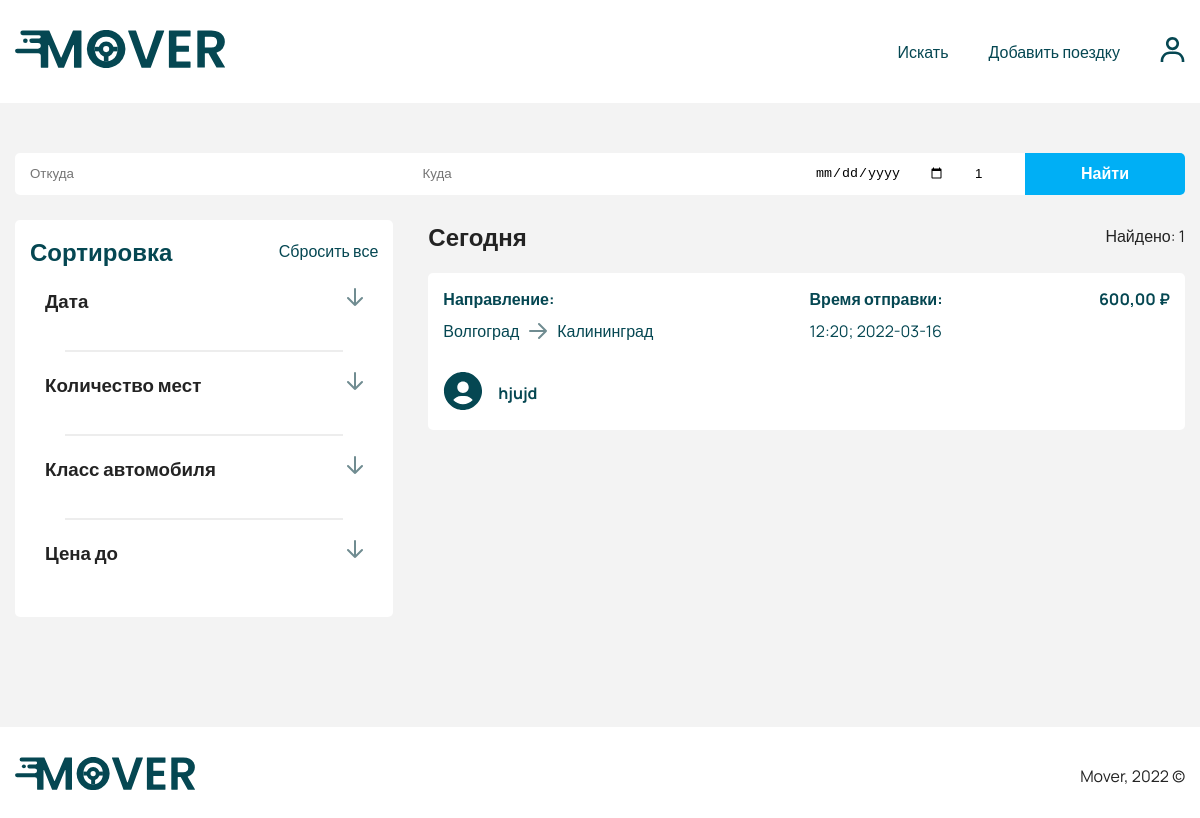
The page /search.php (signed in) on the database its author committed.
### tables this page shows
CREATE TABLE `trip` (
  `id` int(11) NOT NULL,
  `from` varchar(255) DEFAULT NULL,
  `to` varchar(255) DEFAULT NULL,
  `time` varchar(255) DEFAULT NULL,
  `date` varchar(255) DEFAULT NULL,
  `price` int(11) DEFAULT '0',
  `car_seats` int(11) DEFAULT NULL,
  `car_id` int(11) DEFAULT NULL,
  `user_id` int(11) DEFAULT NULL,
  `status_id` int(11) NOT NULL DEFAULT '1',
  `created_at` timestamp NOT NULL DEFAULT CURRENT_TIMESTAMP
);

CREATE TABLE `users` (
  `id` int(11) NOT NULL,
  `email` varchar(255) DEFAULT NULL,
  `password` varchar(255) DEFAULT NULL,
  `phone` varchar(255) DEFAULT NULL,
  `first_name` varchar(255) DEFAULT NULL,
  `last_name` varchar(255) DEFAULT NULL,
  `mid_name` varchar(255) DEFAULT NULL,
  `photo_url` varchar(255) DEFAULT 'user.svg',
  `rides` int(11) DEFAULT '0',
  `rating` double DEFAULT NULL,
  `car_id` int(11) DEFAULT NULL,
  `role_id` int(11) DEFAULT '1',
  `created_at` timestamp NULL DEFAULT CURRENT_TIMESTAMP
);

### app/QueryDataBase.php (called while the page is built, shortened)
<?php
class QueryDataBase
{
    protected $link;
    private function connect(): void
    {
        try {
            $host = "localhost";
            $dbname = "mover_db";
            $username = "root";
            $password = "";
            $dsn = "mysql:host=$host;dbname=$dbname;charset=utf8;";
        } catch (PDOException $err) {
            die("Ошибка выполнения скрипта: " . $err->getMessage());
        }
    }
    public function query(string $sql)
    {
        $statement = $this->getLink()->prepare($sql);
        $statement->execute();
        return $statement;
    }
    public function getLink()
    {
        return $this->link;
    }
    public function setLink($link): QueryDataBase
    {
        $this->link = $link;
        return $this;
    }
}

### search.php (the view, shortened to what this page needs)
<?php
require('app/QueryDataBase.php');
$database = new QueryDataBase();
require('app/models/Trip.php');
?>
<!doctype html>
<html lang="en">
<head>
    <?php require('app/snippets/head.php'); ?>
</head>
<body>
<?php require('app/snippets/header.php'); ?>
<section class="section section-single search">
    <div class="container">
        <header class="search-header">
            <form action="?" class="form banner-form search-form" method="post" name="search">
                <input type="text" class="input banner__input first" name="from" placeholder="Откуда">
                <input type="text" class="input banner__input" name="to" placeholder="Куда">
                <input type="date" class="input banner__input" name="date">
                <input type="text" class="input banner__input" name="quantity" value="1">
                <button class="button banner__button last">Найти</button>
            </form>
        </header>
        <div class="section-content search-content">
            <div class="grid search-grid">
                <div class="filter">
                    <ul class="accordion filter-accordion">
                        <div class="filter-header">
                            <h2 class="filter__title">Сортировка</h2>
                            <a href="#" class="filter__reset">Сбросить все</a>
                        </div>
                        <li class="accordion-item">
                            <div class="accordion-header">
                                <h3 class="accordion-header__title">
                                    Дата
                                </h3>
                                <div class="accordion__button">
                                    <img src="assets/images/icons/down-arrow.svg" alt="arrow" class="accordion__arrow">
                                </div>
                            </div>
                            <div class="accordion-content">
                                <p class="accordion-content__text">
                                    <input type="date" class="input form__input" id="routeDate" placeholder=" ">
                                </p>
                            </div>
                        </li>
                        <hr>
                        <li class="accordion-item">
                            <div class="accordion-header">
                                <h3 class="accordion-header__title">
                                    Количество мест
                                </h3>
                                <div class="accordion__button">
                                    <img src="assets/images/icons/down-arrow.svg" alt="arrow" class="accordion__arrow">
                                </div>
                            </div>
                            <div class="accordion-content">
                                <select class="input form__input">
                                    <option value="1">1</option>
                                </select>
                            </div>
                        </li>
                        <hr>
                        <li class="accordion-item">
                            <div class="accordion-header">
                                <h3 class="accordion-header__title">
                                    Класс автомобиля
                                </h3>
                                <div class="accordion__button">
                                    <img src="assets/images/icons/down-arrow.svg" alt="arrow" class="accordion__arrow">
                                </div>
                            </div>
                            <div class="accordion-content">
                                <select class="input form__input">
                                    <option value="Эконом">Эконом</option>
                                </select>
                            </div>
                        </li>
                        <hr>
                        <li class="accordion-item">
                            <div class="accordion-header">
                                <h3 class="accordion-header__title">
                                    Цена до
                                </h3>
                                <div class="accordion__button">
                                    <img src="assets/images/icons/down-arrow.svg" alt="arrow" class="accordion__arrow">
                                </div>
                            </div>
                            <div class="accordion-content">
                                <div class="form__group">
                                    <input type="input" class="input form__input" id="routePrice" placeholder=" ">
                                </div>
                            </div>
                        </li>
                    </ul>
                </div>
                <div class="result">
                    <?php $trips = $database->query("SELECT *, trip.id AS trip_id FROM `trip` INNER JOIN `users` ON `trip`.`user_id` = `users`.`id` WHERE trip.car_seats > 0")->fetchAll(PDO::FETCH_ASSOC); ?>
                    <ul class="result-wrapper">
                        <li class="result-info">
                            <h2 class="result__title">Сегодня</h2>
                            <p class="result__num">Найдено: <?php echo count($trips); ?></p>
                        </li>
                        <?php foreach ($trips as $trip): ?>
                        <a href="/trip.php?id=<?php echo $trip['trip_id']; ?>">
                            <li class="route">
                                <header class="route-header">
                                    <div class="route-info">
                                        <h4 class="route__title">Направление:</h4>
                                        <div class="route-way">
                                            <p class="route-dist"><?php echo $trip['from']; ?></p>
                                            <img src="assets/images/icons/arrow.svg" alt="arrow" class="arrow">
                                            <p class="route-dist"><?php echo $trip['to']; ?></p>
                                        </div>
                                    </div>
                                    <div class="route-duration">
                                        <h4 class="route__title">Время отправки:</h4>
                                        <p class="route__duration"><?php echo $trip['time']; ?>; <?php echo $trip['date']; ?></p>
                                    </div>
                                    <p class="price route-price"><?php echo $trip['price']; ?>,00 ₽</p>
                                </header>
                                <footer class="route-footer">
                                    <div class="user">
                                        <div class="user-photo">
                                            <img src="assets/images/avatar/<?php echo $trip['photo_url']; ?>" alt="avatar" class="user__img">
                                        </div>
                                        <div class="user-info">
                                            <h4 class="user__name"><?php echo $trip['first_name']; ?></h4>
                                        </div>
                                    </div>
                                </footer>
                            </li>
                        </a>
                        <?php endforeach; ?>
                    </ul>
                </div>
            </div>
        </div>
    </div>
</section>
<footer class="footer">
    <div class="container">
        <div class="footer-content">
            <div class="footer-logo">
                <img src="assets/images/icons/logo.svg" alt="logo" class="logo">
            </div>
            <p class="footer__text">Mover, 2022 &copy;</p>
        </div>
    </div>
</footer>
</body>
</html>

### rows shown on the page
trip: from "Волгоград", to "Калининград", time "12:20", date "2022-03-16", price "600", user.photo_url (placeholder picture), user.first_name "hjujd"

### other values the page prints
count($trips) "1"
